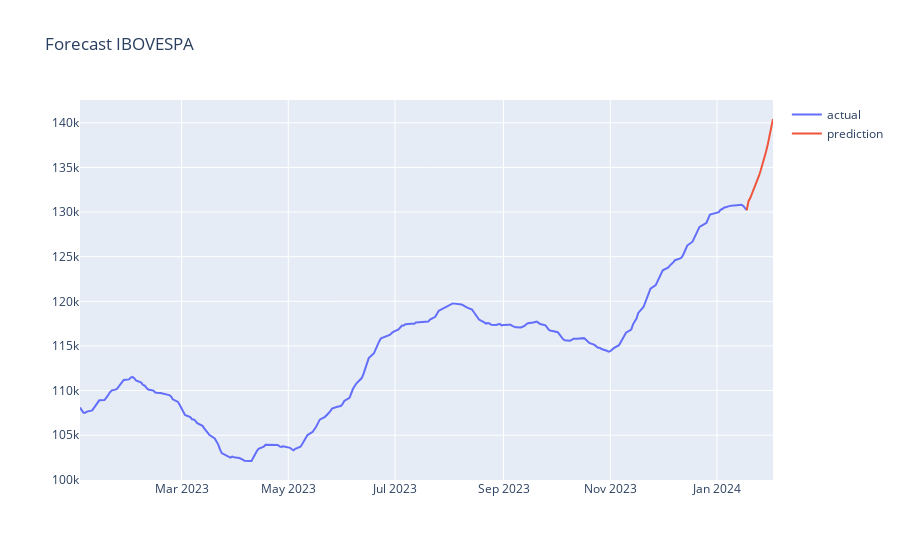

Write notebook code for a chart like this one.
### Markdown cell above
#### 02.2.2.4 - Organizando os Dados em um Dataframe

### Code cell
df_ltsm_suav = pd.DataFrame(df)
df_past = df_ltsm_suav[['Date','Smoothed_Close']]
df_past.rename(columns={'Smoothed_Close': 'Actual'}, inplace=True)         #criando nome das colunas
df_past['Date'] = pd.to_datetime(df_past['Date'])                          #configurando para datatime
df_past['Forecast'] = np.nan                                               #Preenchendo com NAs
df_past['Forecast'].iloc[-1] = df_past['Actual'].iloc[-1]

# Faz a transformação inversa das predições
forecast = forecast.reshape(-1, 1) #reshape para array
forecast = scaler.inverse_transform(forecast)

df_future = pd.DataFrame(columns=['Date', 'Actual', 'Forecast'])
df_future['Date'] = forecast_dates
df_future['Forecast'] = forecast.flatten()
df_future['Actual'] = np.nan

# Concatenando os DataFrames usando concat
frames = [df_past, df_future]
results = pd.concat(frames, ignore_index=True).set_index('Date')

results2023 =  results.loc['2023-01-01':]

plot_data = [
    go.Scatter(
        x=results2023.index,
        y=results2023['Actual'],
        name='actual'
    ),
    go.Scatter(
        x=results2023.index,
        y=results2023['Forecast'],
        name='prediction'
    )
]

plot_layout = go.Layout(
        title='Forecast IBOVESPA'
    )
fig = go.Figure(data=plot_data, layout=plot_layout)

fig.show()

### Figure 1 — Plotly figure (JSON) as saved in the notebook; plotly's stock layout.template omitted (floating-point values rounded to 4 significant figures; data arrays with more than 128 entries replaced by an {"elided": "..."} marker saying what was removed)
{"data": [{"name": "actual", "type": "scatter", "x": {"elided": "277 str values"}, "y": {"elided": "277 float values"}}, {"name": "prediction", "type": "scatter", "x": {"elided": "277 str values"}, "y": {"elided": "277 float values"}}], "layout": {"title": {"text": "Forecast IBOVESPA"}}}
